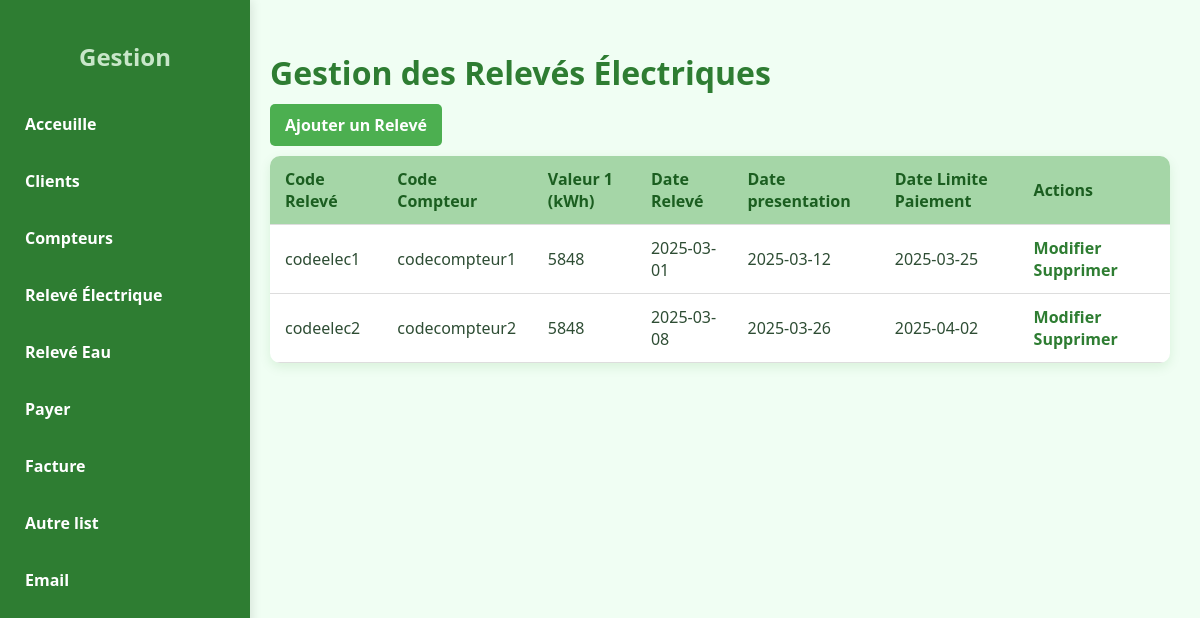
The app's page /view/releve_elec.php (signed in) with its own data.
### tables this page shows
CREATE TABLE `ELEC` (
  `codeElec` varchar(100) NOT NULL,
  `codecompteur` varchar(1000) NOT NULL,
  `valeur1` int(100) NOT NULL,
  `date_releve` date NOT NULL,
  `date_presentation` date NOT NULL,
  `date_limite_paie` date NOT NULL
);

### view/releve_elec.php (the view, shortened to what this page needs)
<?php
$host = 'localhost';
$dbname = 'jirama';
$username = 'root';
$password = '';
$conn = mysqli_connect($host, $username, $password, $dbname);
$sql = "SELECT * FROM ELEC";
$query = mysqli_query($conn, $sql);
$result = mysqli_fetch_all($query, MYSQLI_ASSOC);
?>
<!DOCTYPE html>
<html lang="fr">
<head>
    <link rel="stylesheet" href="css/releve_elec.css">
</head>
<body>
<div class="sidebar">
        <div class="logo">
            <h2>Gestion</h2>
        </div>
        <nav>
            <ul>
            <li><a href="page_acceuille.php">Acceuille</a></li>
                <li><a href="client.php">Clients</a></li>
                <li><a href="compteur.php">Compteurs</a></li>
                <li><a href="releve_elec.php">Relevé Électrique</a></li>
                <li><a href="releve_eau.php">Relevé Eau</a></li>
                <li><a href="payer.php">Payer</a></li>
                <li><a href="fact.php">Facture</a></li>
                <li><a href="list_client_pas1.php">Autre list</a></li>
                <li><a href="mail8.php">Email</a></li>
            </ul>
        </nav>
</div>
    <div class="container">
          <h1>Gestion des Relevés Électriques</h1>
        <div class="bouton">
            <a href="../model/ajouter_releve_elec.php">Ajouter un Relevé</a>
        </div>
        <table>
            <thead>
                <tr>
                    <th>Code Relevé</th>
                    <th>Code Compteur</th>
                    <th>Valeur 1 (kWh)</th>
                    <th>Date Relevé</th>
                    <th>Date presentation</th>
                    <th>Date Limite Paiement</th>
                    <th>Actions</th>
                </tr>
            </thead>
            <tbody>
                <?php
                if (! empty($result) > 0) {
                    foreach ($result as $releve) {
                        echo "<tr>
                            <td>" . htmlspecialchars($releve['codeElec']) . "</td>
                            <td>" . htmlspecialchars($releve['codecompteur']) . "</td>
                            <td>" . htmlspecialchars($releve['valeur1']) . "</td>
                            <td>" . htmlspecialchars($releve['date_releve']) . "</td>
                            <td>" . htmlspecialchars($releve['date_presentation']) . "</td>
                            <td>" . htmlspecialchars($releve['date_limite_paie']) . "</td>
                            <td>
                                 <a href='../model/modifier_elec1.php?codeElec=" . htmlspecialchars($releve['codeElec']) . "'>Modifier</a>
                                 <a href='../model/sup_elec.php?codeElec=" . htmlspecialchars($releve['codeElec']) . "'>Supprimer</a>
                            </td>
                        </tr>";
                    }
                } else {
               echo "<tr><td colspan='6'>Aucun relevé trouvé</td></tr>";
                }
                ?>
            </tbody>
        </table>
    </div>
</body>
</html>

### view/css/releve_elec.css (style rules this page uses)
body { font-family: 'Segoe UI', Tahoma, Geneva, Verdana, sans-serif; margin: 0; padding: 0; background-color: #f0fef3; color: #2e4d34; display: flex; }
.sidebar { width: 220px; background-color: #2e7d32; color: white; height: 100vh; position: fixed; top: 0; left: 0; padding: 20px 15px; box-shadow: 2px 0 10px rgba(0,0,0,0.1); }
.sidebar .logo h2 { text-align: center; margin-bottom: 30px; color: #c8e6c9; }
.sidebar nav ul { list-style: none; padding: 0; }
.sidebar nav ul li { margin: 15px 0; }
.sidebar nav ul li a { color: white; text-decoration: none; font-weight: bold; padding: 10px; display: block; border-radius: 6px; transition: background 0.3s ease; }
.container { margin-left: 240px; padding: 30px; width: 100%; }
.container h1 { color: #2e7d32; font-size: 2em; margin-bottom: 20px; }
.bouton { margin-bottom: 20px; }
.bouton a { text-decoration: none; color: white; background-color: #4caf50; padding: 10px 15px; border-radius: 5px; margin-right: 10px; font-weight: bold; transition: background-color 0.3s ease; }
table { width: 100%; border-collapse: collapse; background-color: white; border-radius: 10px; overflow: hidden; box-shadow: 0 4px 12px rgba(0,128,0,0.1); }
thead { background-color: #a5d6a7; color: #1b5e20; }
th, td { padding: 12px 15px; text-align: left; border-bottom: 1px solid #ddd; }
td a { text-decoration: none; color: #2e7d32; font-weight: bold; margin-right: 10px; transition: color 0.3s ease; }

### records on screen
elec: codeElec "codeelec1", codecompteur "codecompteur1", valeur1 "5848", date_releve "2025-03-01", date_presentation "2025-03-12", date_limite_paie "2025-03-25"
elec: codeElec "codeelec2", codecompteur "codecompteur2", valeur1 "5848", date_releve "2025-03-08", date_presentation "2025-03-26", date_limite_paie "2025-04-02"
